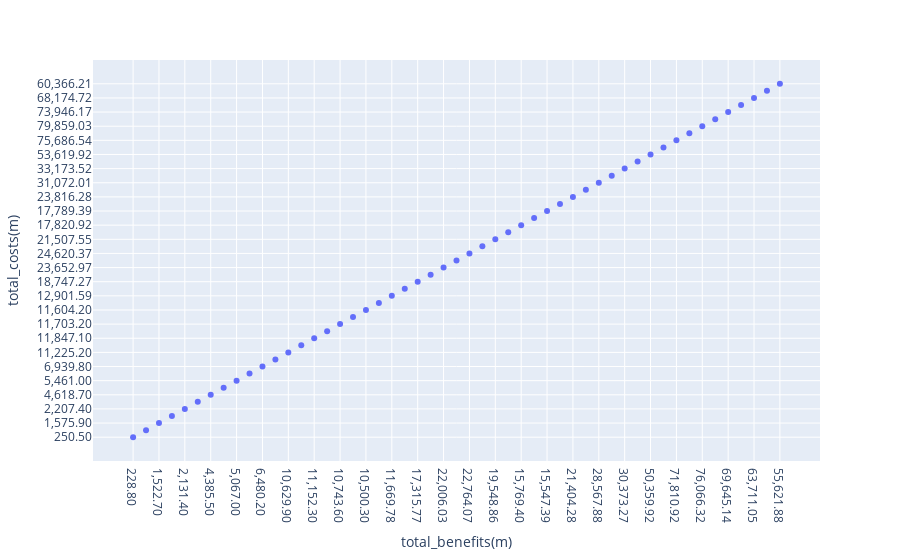

The cell this chart's notebook holds for it:
### Markdown cell above
- Create a scatterplot to show the relationship bewtween the total benefits and total costs

### Code cell
fig = px.scatter(cleaneddf, x="total_benefits(m)", y="total_costs(m)")
fig.show()

### Figure 1 — Plotly figure (JSON) as saved in the notebook; plotly's stock layout.template omitted (floating-point values rounded to 4 significant figures)
{"data": [{"hovertemplate": "total_benefits(m)=%{x}<br>total_costs(m)=%{y}<extra></extra>", "legendgroup": "", "marker": {"color": "#636efa", "symbol": "circle"}, "mode": "markers", "name": "", "orientation": "v", "showlegend": false, "type": "scatter", "x": ["228.80", "549.70", "1,522.70", "1,797.30", "2,131.40", "2,718.30", "4,385.50", "5,326.50", "5,067.00", "5,139.20", "6,480.20", "8,720.90", "10,629.90", "10,208.30", "11,152.30", "10,696.10", "10,743.60", "10,605.20", "10,500.30", "11,149.10", "11,669.78", "14,142.79", "17,315.77", "20,905.68", "22,006.03", "22,748.58", "22,764.07", "22,440.11", "19,548.86", "16,890.49", "15,769.40", "14,983.32", "15,547.39", "18,256.20", "21,404.28", "24,618.89", "28,567.88", "30,187.35", "30,373.27", "34,608.40", "50,359.92", "64,702.16", "71,810.92", "74,619.34", "76,066.32", "69,998.84", "69,645.14", "66,539.27", "63,711.05", "60,916.85", "55,621.88"], "xaxis": "x", "y": ["250.50", "576.90", "1,575.90", "1,866.70", "2,207.40", "2,837.50", "4,618.70", "5,685.50", "5,461.00", "5,519.70", "6,939.80", "9,206.50", "11,225.20", "10,836.70", "11,847.10", "11,578.80", "11,703.20", "11,638.40", "11,604.20", "12,316.80", "12,901.59", "15,447.26", "18,747.27", "22,462.34", "23,652.97", "24,493.45", "24,620.37", "24,330.99", "21,507.55", "18,988.32", "17,820.92", "17,054.02", "17,789.39", "20,637.02", "23,816.28", "27,099.03", "31,072.01", "32,903.06", "33,173.52", "37,639.64", "53,619.92", "68,283.47", "75,686.54", "78,411.10", "79,859.03", "74,060.33", "73,946.17", "70,913.55", "68,174.72", "65,446.40", "60,366.21"], "yaxis": "y"}], "layout": {"legend": {"tracegroupgap": 0}, "margin": {"t": 60}, "xaxis": {"anchor": "y", "domain": [0, 1], "title": {"text": "total_benefits(m)"}}, "yaxis": {"anchor": "x", "domain": [0, 1], "title": {"text": "total_costs(m)"}}}}
